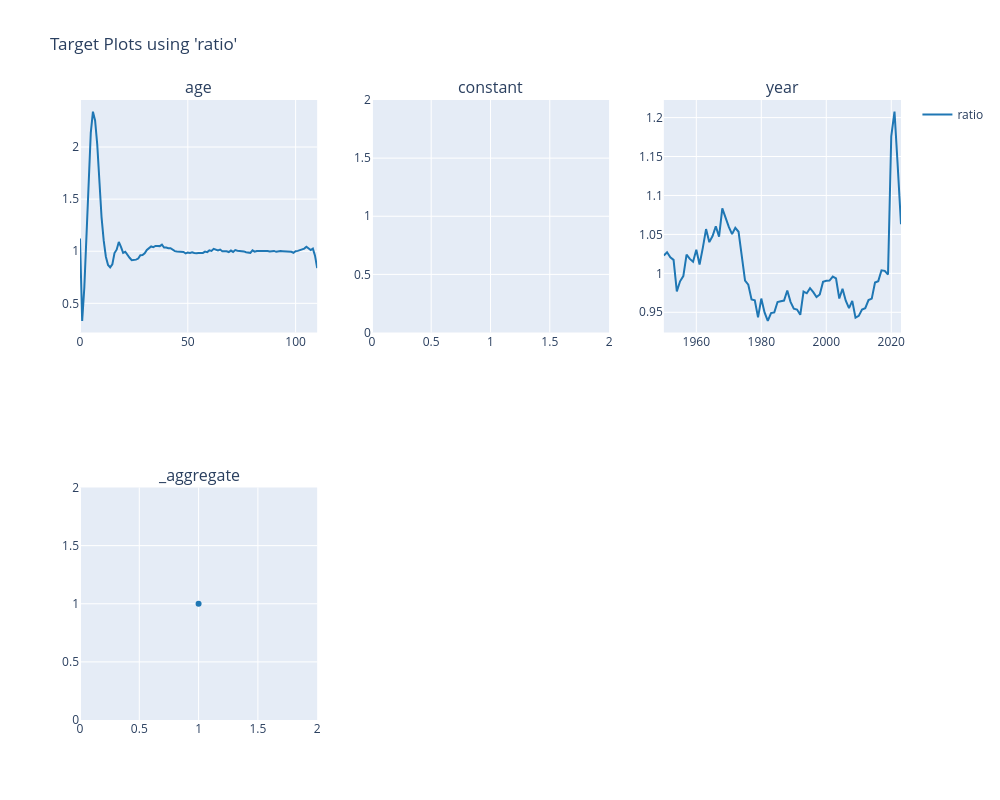

Notebook code for this chart:
### Markdown cell above
## Prediction Analysis

### Code cell
charters.target(
    df=hmd_usa_df,
    target="ratio",
    cols=3,
    features=X.columns,
    numerator=["total_death"],
    denominator=["exp_amt_r"],
).show()

### Figure 1 — Plotly figure (JSON) as saved in the notebook; plotly's stock layout.template omitted (floating-point values rounded to 4 significant figures)
{"data": [{"line": {"color": "#1F77B4"}, "mode": "lines", "name": "ratio", "showlegend": true, "type": "scatter", "x": [0, 1, 2, 3, 4, 5, 6, 7, 8, 9, 10, 11, 12, 13, 14, 15, 16, 17, 18, 19, 20, 21, 22, 23, 24, 25, 26, 27, 28, 29, 30, 31, 32, 33, 34, 35, 36, 37, 38, 39, 40, 41, 42, 43, 44, 45, 46, 47, 48, 49, 50, 51, 52, 53, 54, 55, 56, 57, 58, 59, 60, 61, 62, 63, 64, 65, 66, 67, 68, 69, 70, 71, 72, 73, 74, 75, 76, 77, 78, 79, 80, 81, 82, 83, 84, 85, 86, 87, 88, 89, 90, 91, 92, 93, 94, 95, 96, 97, 98, 99, 100, 101, 102, 103, 104, 105, 106, 107, 108, 109, 110], "xaxis": "x", "y": [1.123, 0.3317, 0.6494, 1.145, 1.669, 2.135, 2.34, 2.256, 2.023, 1.664, 1.325, 1.101, 0.9472, 0.8689, 0.8455, 0.8741, 0.9828, 1.015, 1.089, 1.042, 0.9846, 0.9952, 0.9634, 0.9375, 0.9146, 0.9167, 0.9196, 0.9298, 0.9621, 0.9629, 0.98, 1.012, 1.032, 1.046, 1.039, 1.05, 1.051, 1.049, 1.063, 1.036, 1.035, 1.028, 1.03, 1.017, 1.001, 0.9982, 0.9949, 0.9909, 0.9935, 0.9788, 0.9886, 0.9844, 0.9909, 0.9839, 0.98, 0.984, 0.9838, 0.9838, 0.9969, 0.9916, 1.008, 1.003, 1.023, 1.014, 1.008, 1.016, 1.0, 0.9999, 0.9998, 0.9922, 1.006, 0.9933, 1.011, 1.004, 1.001, 1.005, 0.9982, 0.99, 0.9857, 0.9846, 1.008, 0.9956, 1.002, 1.003, 1.005, 1.004, 1.004, 1.002, 0.9973, 0.9981, 1.003, 0.9947, 1.001, 1.002, 1.001, 1.0, 0.9989, 0.9975, 0.9943, 0.9852, 0.9996, 1.003, 1.012, 1.016, 1.026, 1.043, 1.031, 1.011, 1.025, 0.9573, 0.839], "yaxis": "y"}, {"line": {"color": "#1F77B4"}, "mode": "lines", "name": "ratio", "showlegend": false, "type": "scatter", "x": [1], "xaxis": "x2", "y": [1.0], "yaxis": "y2"}, {"line": {"color": "#1F77B4"}, "mode": "lines", "name": "ratio", "showlegend": false, "type": "scatter", "x": [1950, 1951, 1952, 1953, 1954, 1955, 1956, 1957, 1958, 1959, 1960, 1961, 1962, 1963, 1964, 1965, 1966, 1967, 1968, 1969, 1970, 1971, 1972, 1973, 1974, 1975, 1976, 1977, 1978, 1979, 1980, 1981, 1982, 1983, 1984, 1985, 1986, 1987, 1988, 1989, 1990, 1991, 1992, 1993, 1994, 1995, 1996, 1997, 1998, 1999, 2000, 2001, 2002, 2003, 2004, 2005, 2006, 2007, 2008, 2009, 2010, 2011, 2012, 2013, 2014, 2015, 2016, 2017, 2018, 2019, 2020, 2021, 2022, 2023], "xaxis": "x3", "y": [1.023, 1.027, 1.021, 1.017, 0.9768, 0.9898, 0.9965, 1.024, 1.019, 1.015, 1.03, 1.011, 1.033, 1.057, 1.04, 1.048, 1.061, 1.047, 1.083, 1.07, 1.06, 1.05, 1.059, 1.053, 1.024, 0.9906, 0.9854, 0.9666, 0.9653, 0.9434, 0.9676, 0.9499, 0.939, 0.949, 0.9498, 0.9632, 0.9642, 0.9651, 0.9779, 0.9635, 0.9545, 0.9536, 0.9468, 0.9767, 0.9744, 0.981, 0.9758, 0.9695, 0.9729, 0.989, 0.9905, 0.9907, 0.9958, 0.9934, 0.9677, 0.9802, 0.9649, 0.9553, 0.9647, 0.9431, 0.9454, 0.9537, 0.9552, 0.9657, 0.9676, 0.9882, 0.99, 1.004, 1.003, 0.9985, 1.176, 1.208, 1.137, 1.063], "yaxis": "y3"}, {"line": {"color": "#1F77B4"}, "mode": "markers", "name": "ratio", "showlegend": false, "type": "scatter", "x": [1], "xaxis": "x4", "y": [1.0], "yaxis": "y4"}], "layout": {"annotations": [{"font": {"size": 16}, "showarrow": false, "text": "age", "x": 0.1444, "xanchor": "center", "xref": "paper", "y": 1, "yanchor": "bottom", "yref": "paper"}, {"font": {"size": 16}, "showarrow": false, "text": "constant", "x": 0.5, "xanchor": "center", "xref": "paper", "y": 1, "yanchor": "bottom", "yref": "paper"}, {"font": {"size": 16}, "showarrow": false, "text": "year", "x": 0.8556, "xanchor": "center", "xref": "paper", "y": 1, "yanchor": "bottom", "yref": "paper"}, {"font": {"size": 16}, "showarrow": false, "text": "_aggregate", "x": 0.1444, "xanchor": "center", "xref": "paper", "y": 0.375, "yanchor": "bottom", "yref": "paper"}], "height": 800, "legend": {"orientation": "v", "x": 1.02, "xanchor": "left", "y": 1, "yanchor": "top"}, "title": {"text": "Target Plots using 'ratio'"}, "width": 1000, "xaxis": {"anchor": "y", "domain": [0, 0.2889]}, "xaxis2": {"anchor": "y2", "domain": [0.3556, 0.6444]}, "xaxis3": {"anchor": "y3", "domain": [0.7111, 1]}, "xaxis4": {"anchor": "y4", "domain": [0, 0.2889]}, "xaxis5": {"anchor": "y5", "domain": [0.3556, 0.6444]}, "xaxis6": {"anchor": "y6", "domain": [0.7111, 1]}, "yaxis": {"anchor": "x", "domain": [0.625, 1], "type": "-"}, "yaxis2": {"anchor": "x2", "domain": [0.625, 1]}, "yaxis3": {"anchor": "x3", "domain": [0.625, 1]}, "yaxis4": {"anchor": "x4", "domain": [0, 0.375]}, "yaxis5": {"anchor": "x5", "domain": [0, 0.375]}, "yaxis6": {"anchor": "x6", "domain": [0, 0.375]}}}
